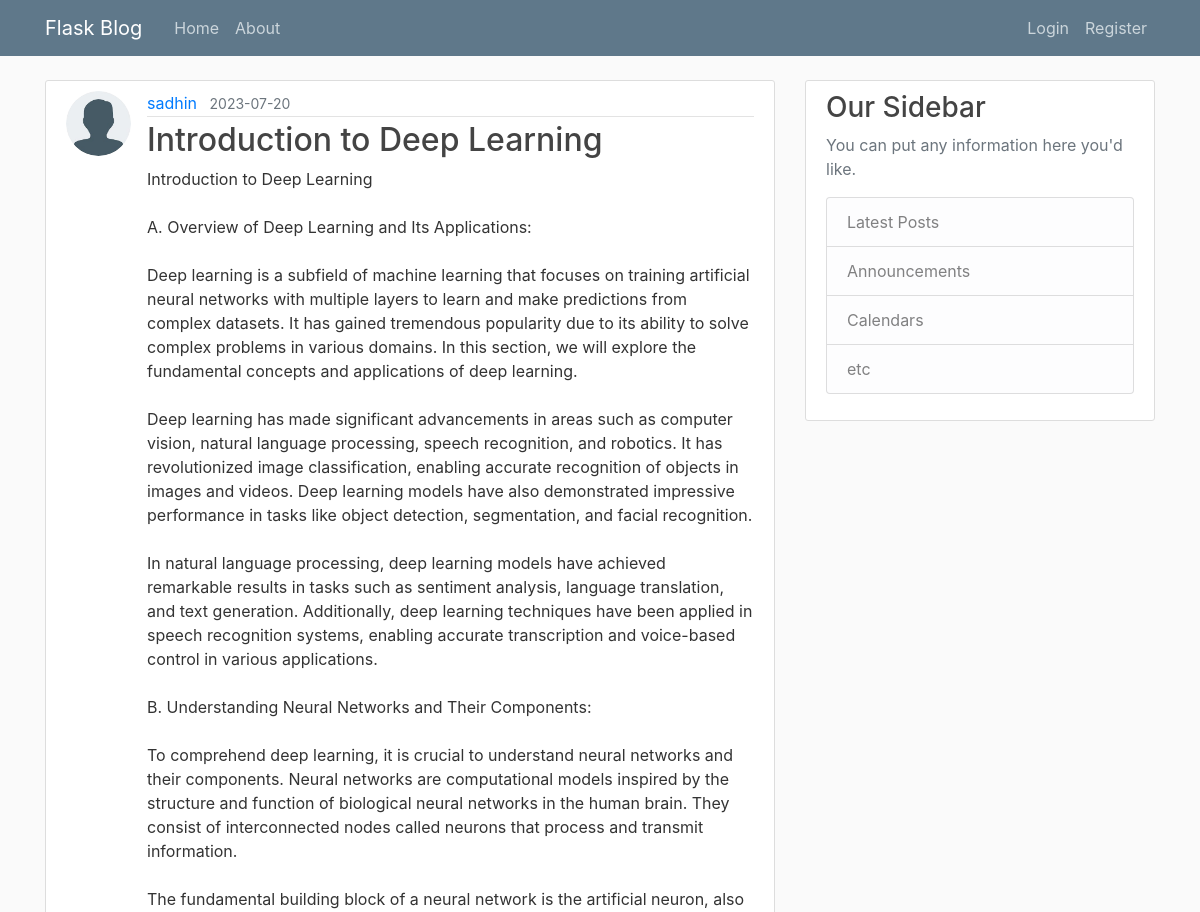
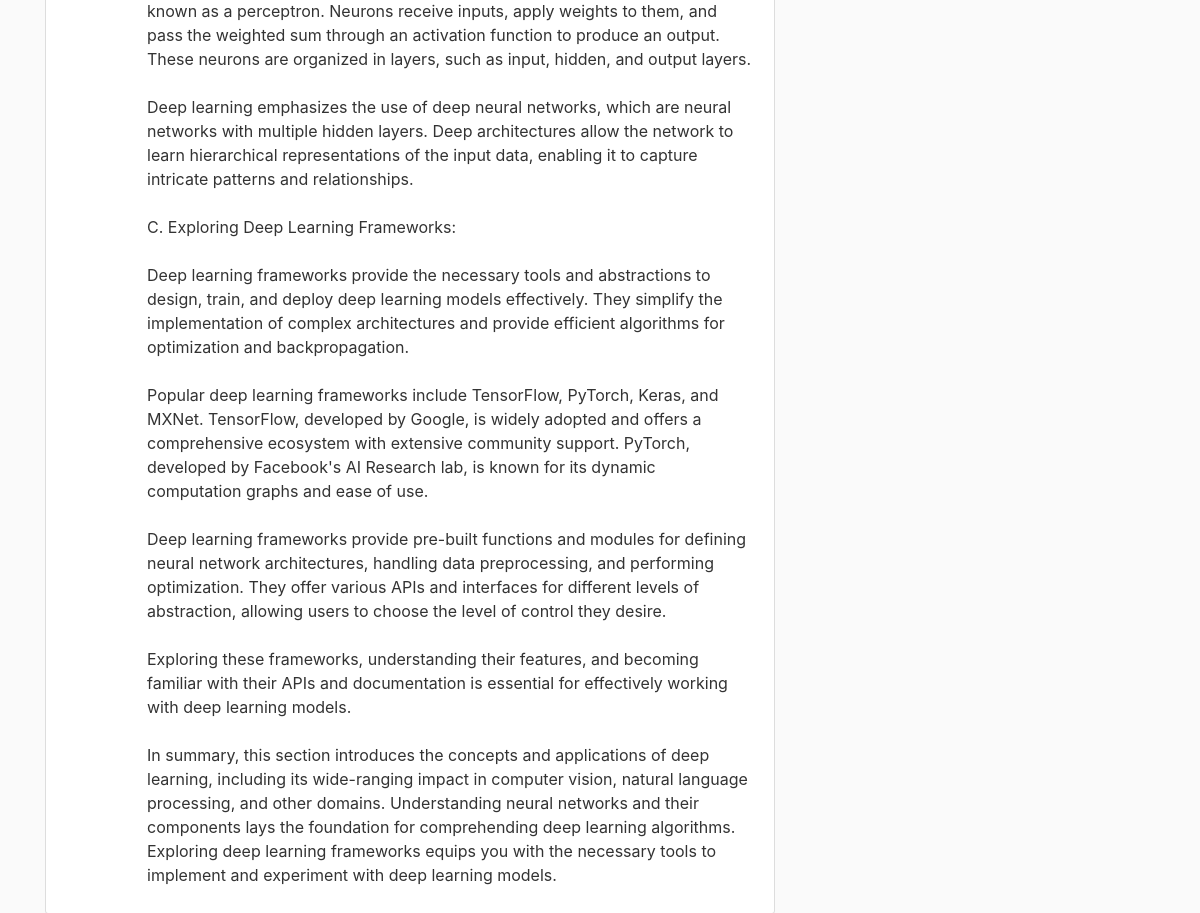
The page /post/14 on the database as committed earlier (2 pictures, top to bottom).
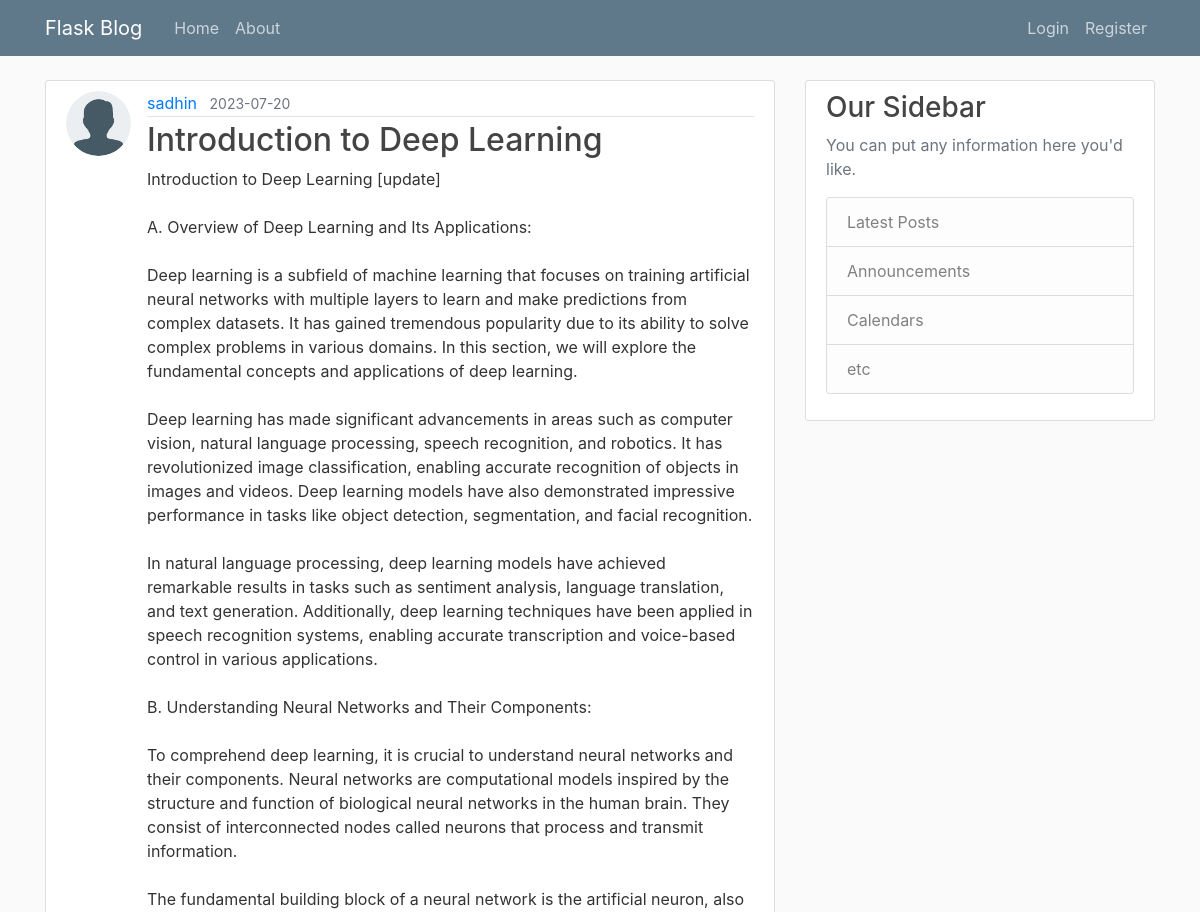
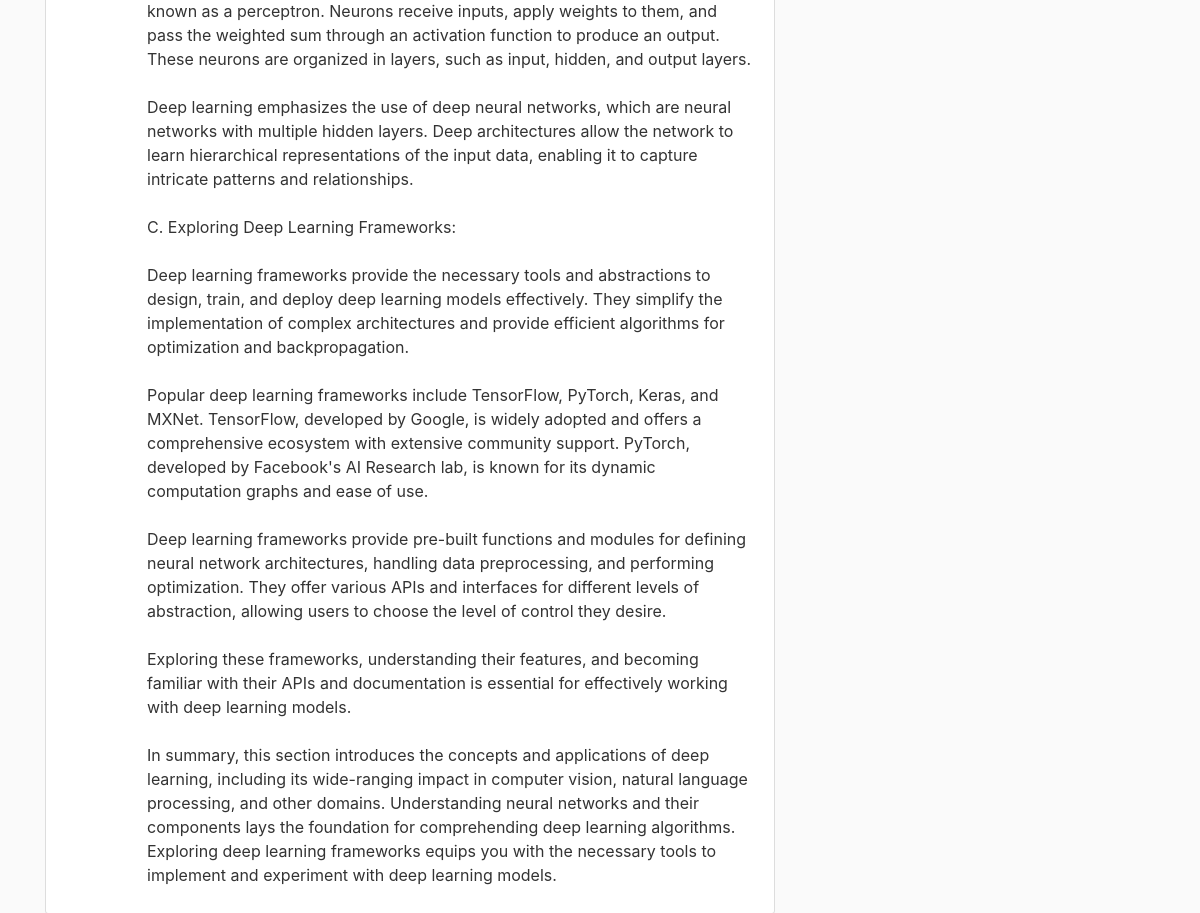
The same page on the database as committed later (2 pictures, top to bottom).
### flaskblog/models.py (models this page shows, shortened)
class User(db.Model, UserMixin):
    id = db.Column(db.Integer, primary_key=True)
    username = db.Column(db.String(20), unique=True, nullable=False)
    email = db.Column(db.String(120), unique=True, nullable=False)
    image_file = db.Column(db.String(20), nullable=False, default='default.jpg')
    password = db.Column(db.String(60), nullable=False)
    posts = db.relationship('Post', backref='author', lazy=True)

class Post(db.Model):
    id = db.Column(db.Integer, primary_key=True)
    title = db.Column(db.String(120), nullable=False)
    date_posted = db.Column(db.DateTime, nullable=False, default=datetime.utcnow)
    content = db.Column(db.Text, nullable=False)
    user_id = db.Column(db.Integer, db.ForeignKey("user.id"), nullable=False)

### flaskblog/posts/routes.py (the view)
@posts.route("/post/<int:post_id>")
def each_post(post_id):
    post = Post.query.get_or_404(post_id)
    return render_template("post.html", title=post.title, post=post)

### flaskblog/templates/post.html (shortened to what this page needs)
{% extends "layout.html" %}
{% block content %}
    <article class="media content-section">
        <img class="rounded-circle article-img"
             src="{{ url_for("static",filename="profile_pics/" + post.author.image_file) }}">
        <div class="media-body">
            <div class="article-metadata">
                <a class="mr-2" href="{{ url_for("users.user_post", username=post.author.username) }}">{{ post.author.username }}</a>
                <small class="text-muted">{{ post.date_posted.strftime('%Y-%m-%d') }}</small>
            </div>
            <h2>{{ post.title }}</h2>
            <p class="article-content">{{ post.content }}</p>
        </div>
    </article>
{% endblock content %}

### flaskblog/templates/layout.html (shortened to what this page needs)
<!doctype html>
<html lang="en">
<head>
    <link rel="stylesheet" href="https://cdn.jsdelivr.net/npm/bootstrap@4.6.2/dist/css/bootstrap.min.css"
>
    <link rel="stylesheet" type="text/css" href="{{ url_for('static', filename='main.css') }}">
</head>
<body>
<header class="site-header">
    <nav class="navbar navbar-expand-md navbar-dark bg-steel fixed-top">
        <div class="container">
            <a class="navbar-brand mr-4" href=""{{ url_for("main.home") }}>Flask Blog</a>
            <div class="collapse navbar-collapse" id="navbarToggle">
                <div class="navbar-nav mr-auto">
                    <a class="nav-item nav-link" href="{{ url_for("main.home") }}">Home</a>
                    <a class="nav-item nav-link" href="{{ url_for("main.about") }}">About</a>
                </div>
                <div class="navbar-nav">
                    {% if current_user.is_authenticated %}
                        <a class="nav-item nav-link" href="{{ url_for("posts.new_post") }}">New Post</a>
                        <a class="nav-item nav-link" href="{{ url_for("users.account") }}">Account</a>
                        <a class="nav-item nav-link" href="{{ url_for("users.logout") }}">Logout</a>
                    {% else %}
                    <a class="nav-item nav-link" href="{{ url_for("users.login") }}">Login</a>
                    <a class="nav-item nav-link" href="{{ url_for("users.register") }}">Register</a>
                    {% endif %}
                </div>
            </div>
        </div>
    </nav>
</header>
<main role="main" class="container">
    <div class="row">
        <div class="col-md-8">
            {% block content %}{% endblock %}
        </div>
        <div class="col-md-4">
            <div class="content-section">
                <h3>Our Sidebar</h3>
                <p class='text-muted'> You can put any information here you'd like.
                <ul class="list-group">
                    <li class="list-group-item list-group-item-light">Latest Posts</li>
                    <li class="list-group-item list-group-item-light">Announcements</li>
                    <li class="list-group-item list-group-item-light">Calendars</li>
                    <li class="list-group-item list-group-item-light">etc</li>
                </ul>
                </p>
            </div>
        </div>
    </div>
</main>
</body>
</html>

### flaskblog/static/main.css (style rules this page uses)
body { background: #fafafa; color: #333333; margin-top: 5rem; }
h1, h2, h3, h4, h5, h6 { color: #444444; }
.bg-steel { background-color: #5f788a; }
.site-header .navbar-nav .nav-link { color: #cbd5db; }
.content-section { background: #ffffff; padding: 10px 20px; border: 1px solid #dddddd; border-radius: 3px; margin-bottom: 20px; }
.article-content { white-space: pre-line; }
.article-img { height: 65px; width: 65px; margin-right: 16px; }
.article-metadata { padding-bottom: 1px; margin-bottom: 4px; border-bottom: 1px solid #e3e3e3 }

Rows that differ between the two databases and show on the page:
changed Post "Introduction to Deep Learning": content "Introduction to Deep Learning A. Overview of Deep…" → "Introduction to Deep Learning [update] A. Overview of Deep…"
